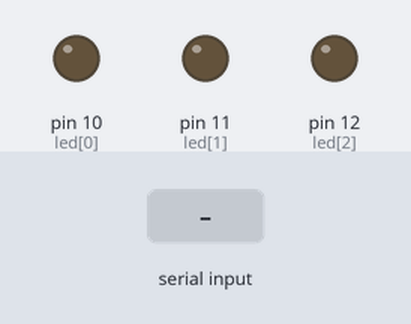
A sketch run on a simulated Arduino Uno, built with avr-gcc and run on an emulated ATmega328P. Shown: output pins drawn as LEDs (lit = HIGH). The test bench sets the inputs (shaded band).

Above: at 1.2 s.
1.3 s: "90,45\n" received over Serial
At 2.6 s:
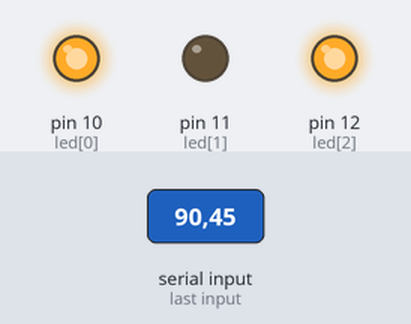
2.9 s: "5\n" received over Serial
At 3.9 s:
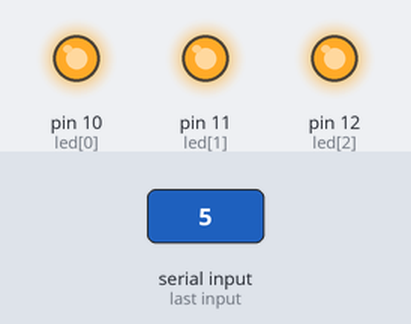
4.5 s: "200\n" received over Serial
At 5.1 s:
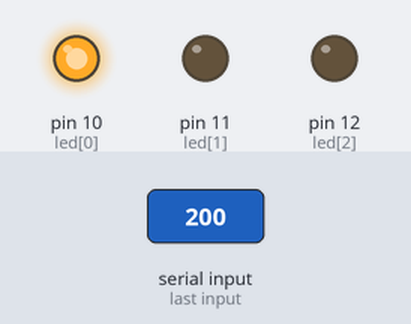
6.1 s: "30,150\n" received over Serial
At 7.5 s:
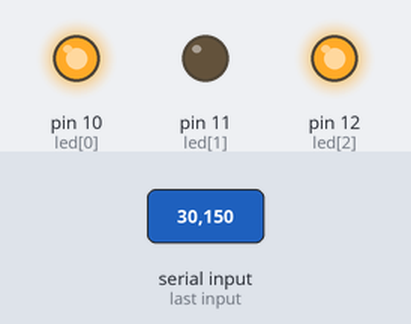
Timing chart, 0 to 8.7 s (numbered marks = the images above; inputs shaded):
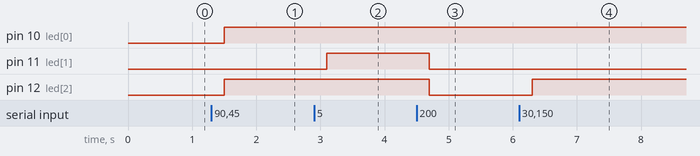

Measured:
- after the input at 1.3 s, pin 10 (led[0]), pin 12 (led[2]): LOW → HIGH after 0.20 s
- after the input at 2.9 s, pin 11 (led[1]): LOW → HIGH after 0.20 s
- after the input at 4.5 s, pin 11 (led[1]), pin 12 (led[2]): HIGH → LOW after 0.20 s
- after the input at 6.1 s, pin 12 (led[2]): LOW → HIGH after 0.20 s

The sketch:

P34_ControlLed_Python_V2.ino
```cpp
int led[] = {10,11,12};
String valor;
void setup() {
  // put your setup code here, to run once:
  for(int i = 0; i<3; i++){
    pinMode(led[i], OUTPUT);
  }
  Serial.begin(9600);
  Serial.setTimeout(100);
}

void loop() {
  // put your main code here, to run repeatedly:
 if(Serial.available()>0){
  valor = Serial.readString();
  for (int i=0; i<3;i++){
  digitalWrite(led[i], valor.charAt(i)-'0');
  }
 }
  delay(100);
}
```
